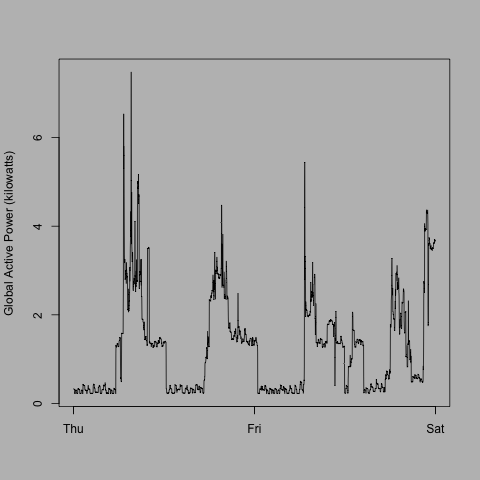

Write the R code that produced this figure.
#Purpose of plot2.R file:
## --defines function- plot2() used to generate line plot for Global active power vs datetimestamp as per Plot 2
# -----------------------------------------------------
#Function: plot2()
##Purpose:
### --generate line plot for a data frame with 2 columns where x-axis=1st col, y-axis=2nd col. Plot generated on screen if no file name is provided
### --provides the option to save the plot to a png file with dimensions 480x480 with grey background if a file name is provided
##Parameter List:
#### df : Data frame for which line plot is generated. x-axis=1st col of data frame, y-axis=2nd col of data frame
#### xlab_var : Variable to set the label for the x-axis. Default is empty string
#### ylab_var : Variable to set the label for the y-axis. Default is empty string
#### ylab_var : Variable to set the label for the y-axis. Default is empty string
#### color_var : Variable to set the color of line/point to be plotted. Default is black
#### main_var : Variable to set the title for the plot. Defailt is empty string
#### type_var : Variable to set the type of plot. Default is line plot
#### file_var : Variable to set the file name of the output png file in case user chooses to save the plot. Default is null

plot2 <- function (df, xlab_var="", ylab_var="", color_var="black", main_var = "", type_var="l", file_var=NULL) {
  #Check if file name is provided
 if (length(file_var)==0) { #No file name provided, hence display the graph on screen
   #Plot the line plot based on the parameters supplied to the function
   plot(df[c(1,2)], xlab=xlab_var, ylab=ylab_var, type=type_var, main = main_var)
 }
 else { #File name provided, hence graph output will be sent to customized png device
   #Define the parameters for the png device-480x480 pixels and having background as "grey"
   png(file_var,  width = 480, height = 480, units = "px", bg="grey")
   
   #Plot the line plot based on the parameters supplied to the function
   plot(df[c(1,2)], xlab=xlab_var, ylab=ylab_var, type=type_var, main = main_var)
   
   #Close the png graphic device
   dev.off()
 }
}
